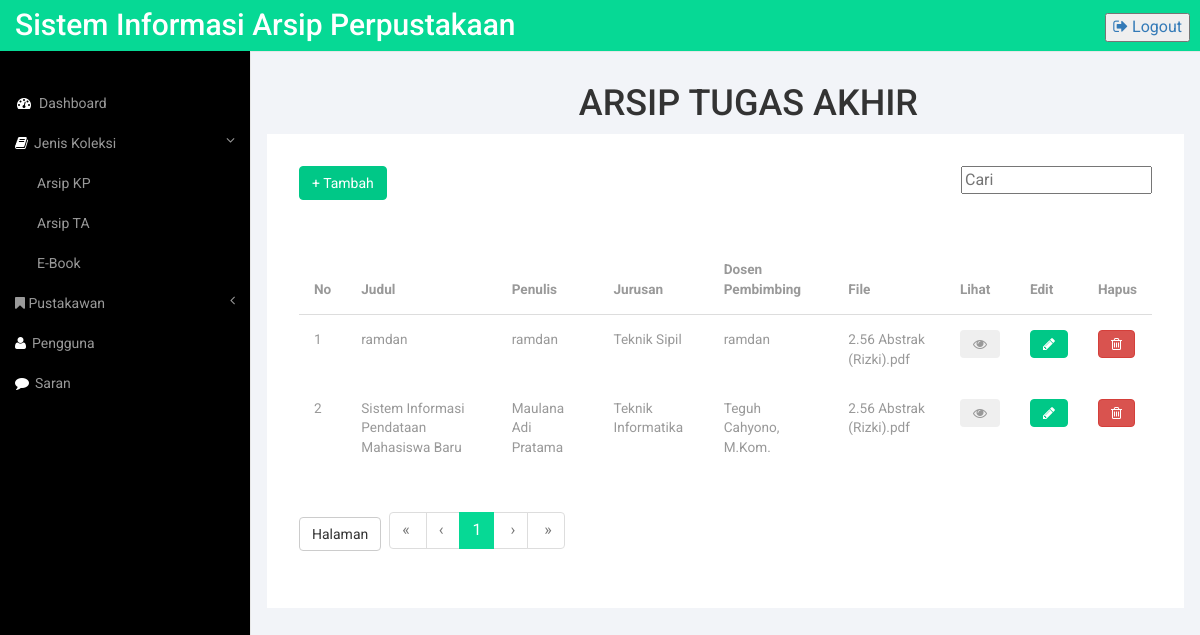
Screenshot of /admin/koleksiTA.php (signed in) with the database file from the repository.
### tables this page shows
CREATE TABLE `koleksita` (
  `id_koleksiTA` int(255) NOT NULL,
  `judul` varchar(100) NOT NULL,
  `penulis` varchar(100) NOT NULL,
  `nim` varchar(50) NOT NULL,
  `jurusan` varchar(100) NOT NULL,
  `dosbimTA` varchar(100) NOT NULL,
  `dosbimTA1` varchar(100) NOT NULL,
  `accno` int(200) NOT NULL,
  `subjek` varchar(200) NOT NULL,
  `barcode` int(200) NOT NULL,
  `laporan` varchar(255) NOT NULL
);

### admin/koleksiTA.php (the view, shortened to what this page needs)
<?php
include"../system/koneksi.php";
include"../pagination2.php";
?>
<!DOCTYPE HTML>
<html>
<head>
<link href="../css/bootstrap.min.css" rel='stylesheet' type='text/css' />
<link href="../css/administrator.css" rel='stylesheet' type='text/css' />
<link href="../css/lines.css" rel='stylesheet' type='text/css' />
<link href="../css/font-awesome.css" rel="stylesheet">
<link href="../css/custom.css" rel="stylesheet">
</head>
<body>
<div id="wrapper">
        <nav class="top1 navbar navbar-default navbar-static-top" role="navigation" style="margin-bottom: 0">
            <div class="navbar-header">
                <a class="navbar-brand" href="index.html">Sistem Informasi Arsip Perpustakaan</a>
            </div>
            <ul class="nav navbar-nav navbar-right">
				<button style="margin-top: 15%" class="m_2"><a href="logout.php"><i class="fa fa-sign-out"></i> Logout</a></button>
			</ul>
            <div class="navbar-default sidebar" role="navigation">
                <div class="sidebar-nav navbar-collapse">
                    <ul class="nav" id="side-menu">
                        <li>
                            <a href="administrator.php"><i class="fa fa-dashboard fa-fw nav_icon"></i>Dashboard</a>
                        </li>
                        <li>
                            <a href="#"><i class="fa fa-book nav_icon"></i>Jenis Koleksi<span class="fa arrow"></span></a>
                            <ul class="nav nav-second-level">
                                <li>
                                    <a href="koleksiKP.php">Arsip KP</a>
                                    <a href="koleksiTA.php">Arsip TA</a>
                                    <a href="koleksiEBOOK.php">E-Book</a>
                                </li>
                            </ul>
                        </li>
                      <li>
                            <a href="#"><i class="fa fa-bookmark nav-icon"></i> Pustakawan<span class="fa arrow"></span></a>
                        </li>
                        <li>
                            <a href="pengguna.php"><i class="fa fa-user nav_icon"></i>Pengguna</a>
                        </li>
                        <li>
                               <a href="saran.php"><i class="fa fa-comment nav_icon"></i>Saran</a>
                        </li>
                    </ul>
                </div>
            </div>
        </nav>
        <div id="page-wrapper">
        <div class="graphs">
     	<div class="col_3">
     		<h1 style="margin-left: 34%">ARSIP TUGAS AKHIR</h1>
     		<div class="bs-example4" data-example-id="simple-responsive-table">
    <div class="table-responsive">
         <div class="row">
            <div class="col-md-6">
                <button type="button" name="tambah" data-toggle="modal" data-target="#tambahmodal" class="btn-primary btn">+ Tambah</button>
            </div>
            <div class="col-md-6">
                <div class="search pull-right">
                    <form action="koleksiTA.php" method="GET">
                        <input type="text" value="" name="cari" placeholder="Cari">
                    </form>
                </div>
            </div>
        </div>
    <table class="table">
         <br><br>
        <thead>
          <tr>
            <th>No</th>
            <th>Judul</th>
            <th>Penulis</th>
            <th>Jurusan</th>
            <th>Dosen Pembimbing</th>
            <th>File</th>
            <th style="width: 3%;">Lihat</th>
            <th style="width: 3%">Edit</th>
            <th style="width: 3%">Hapus</th>
          </tr>
        </thead>
        <tbody>
       <?php
        $page = isset($_GET['page']) ? intval($_GET['page']) : 1;
                $adjacents = isset($_GET['adjacents']) ? intval($_GET['adjacents']) : 3;
                    $rpp = 5;
                    if(isset($_REQUEST['cari']) && $_REQUEST['cari']<>""){
                        $cari = isset($_REQUEST['cari']) ? urldecode($_REQUEST['cari']) : '';
                        $lihat = mysqli_query($con, "SELECT * FROM koleksita WHERE judul LIKE '%$cari%' OR penulis LIKE '%$cari%' OR jurusan LIKE '%$cari%' OR dosbimTA LIKE '%$cari%' ORDER BY judul ASC");
                        $reload = $_SERVER['PHP_SELF'] . "?cari=".$cari."&amp;adjacents=".$adjacents;
                    } else{
                        $lihat = mysqli_query($con, "SELECT * FROM koleksita ORDER BY judul ASC");
                        $reload = $_SERVER['PHP_SELF']."?adjacents=".$adjacents;
                    }
                    $tcount = mysqli_num_rows($lihat);
                    $tpages = isset($tcount) ? ceil($tcount / $rpp) : 1;
                    $count = 0;
                    $i = ($page - 1) * $rpp;
                    $mulai = ($page>1) ? ($page * $rpp) - $rpp: 0;
                    $no = $mulai+0;
                    while (($count<$rpp) && ($i<$tcount)){
                            mysqli_data_seek($lihat, $i);
                            $hasil = mysqli_fetch_array($lihat);
                            $no++;
            echo "<tr>";
                echo "<td scope='row'>".$no."</td>";
                echo "<td>".$hasil['judul']."</td>";
                echo "<td>".$hasil['penulis']."</td>";
                echo "<td>".$hasil['jurusan']."</td>";
                echo "<td>".$hasil['dosbimTA']."</td>";
                echo "<td>".$hasil['laporan']."</td>";
                echo "<td><button name='lihat' data-id='".$hasil['id_koleksiTA']."' data-toggle='modal' data-target='#lihat' class='btn-succes btn fa fa-eye' ></button></td>";
                echo "<td><button name='edit' data-id='".$hasil['id_koleksiTA']."' data-toggle='modal' data-target='#edit' class='btn-primary btn fa fa-pencil'></button></td>";
                echo "<td><button name='hapus' data-id='".$hasil['id_koleksiTA']."' data-toggle='modal' data-target='#hapus' class='btn-danger btn fa fa-trash-o'></button></td>";
            echo "</tr>";
            $i++;
            $count++;
            }
        ?>
        </tbody>
    </table>
<?php
     echo"<table>";
                        echo "<tr>";
                            echo "<td>";
                            echo "<a class='btn btn-default'>Halaman</a>";
                            echo "</td>";
                            echo "<td style='width: 3%;'>";
                            echo "</td>";
                            echo "<td>";
                            echo paginate_two($reload, $page, $tpages, $adjacents);
                            echo "</td>";
                        echo "</tr>";
                    echo"</table>";
?>
</body>
</html>

### css/administrator.css (style rules this page uses)
h4, h5, h6, h1, h2, h3 { margin-top: 0; }
ul, ol { margin: 0; }
html, body { font-family: 'Roboto', sans-serif; font-size: 100%; background:#000; overflow-x: hidden; }
body a { transition:0.5s all; -webkit-transition:0.5s all; -moz-transition:0.5s all; -o-transition:0.5s all; -ms-transition:0.5s all; }
.navbar-default.sidebar { background-color: #000; font-family: 'Roboto', sans-serif; }
nav.top1.navbar.navbar-default.navbar-static-top { background-color:rgb(6, 217, 149); font-family: 'Roboto', sans-serif; }
.navbar-default .navbar-brand { color: #fff !important; font-size: 30px; font-weight: 500; }
.navbar-right { margin-right: 10px !important; }
i.nav_icon { color: #fff; margin-right:6px; }
.sidebar ul li a { color: #999; font-size:14px; }
ul.nav.navbar-nav.navbar-right { height: 51px; }
.sidebar-nav.navbar-collapse { margin: 2em 0 0 0; }
.col_3 { margin-bottom:1em; }
.graphs { padding: 2em 1em; background: #f2f4f8; height: calc(200vh - 100px); font-family: 'Roboto', sans-serif; }
.bs-example4 { background: #fff; max-height: 1000px; padding: 2em; }
.table > thead > tr > th, .table > tbody > tr > th, .table > tfoot > tr > th, .table > thead > tr > td, .table > tbody > tr > td, .table > tfoot > tr > td { border-top: none !important; }
.btn-primary { background-color: rgb(0, 200, 135) !important; border-color: rgb(0, 200, 135) !important; color: #fff; }
.float-right, .pull-right { float: right!important; }
.table > thead > tr > th, .table > tbody > tr > th, .table > tfoot > tr > th, .table > thead > tr > td, .table > tbody > tr > td, .table > tfoot > tr > td { font-size: 0.85em; color: #999; }
.table td, .table>tbody>tr>td, .table>tbody>tr>th, .table>tfoot>tr>td, .table>tfoot>tr>th, .table>thead>tr>td, .table>thead>tr>th { padding:15px !important; }
.table > thead > tr > th { border-bottom: 1px solid #ddd !important; }

### css/custom.css (style rules this page uses)
#wrapper { width: 100%; }
#page-wrapper { min-height: 568px; background-color: #fff; }
@media (min-width:768px) { #page-wrapper { position: inherit; margin: 0 0 0 250px; border-left: 1px solid #e7e7e7; } }
.sidebar .sidebar-nav.navbar-collapse { padding-right: 0; padding-left: 0; }
.sidebar .arrow { float: right; }
.sidebar .fa.arrow:before { content: "\f104"; }
.sidebar .active>a>.fa.arrow:before { content: "\f107"; }
.sidebar .nav-second-level li, .sidebar .nav-third-level li { border-bottom: 0!important; }
.sidebar .nav-second-level li a { padding-left: 37px; }
@media (min-width:768px) { .sidebar { z-index: 1; position: absolute; width: 250px; margin-top: 51px; } }

### rows the page displays
koleksita: judul "ramdan", penulis "ramdan", jurusan "Teknik Sipil", dosbimTA "ramdan", laporan "2.56 Abstrak (Rizki).pdf"
koleksita: judul "Sistem Informasi Pendataan Mahasiswa Baru", penulis "Maulana Adi Pratama", jurusan "Teknik Informatika", dosbimTA "Teguh Cahyono, M.Kom.", laporan "2.56 Abstrak (Rizki).pdf"

### other values shown
$firstlabel "«"
$prevlabel "‹"
$nextlabel "›"
$lastlabel "»"
